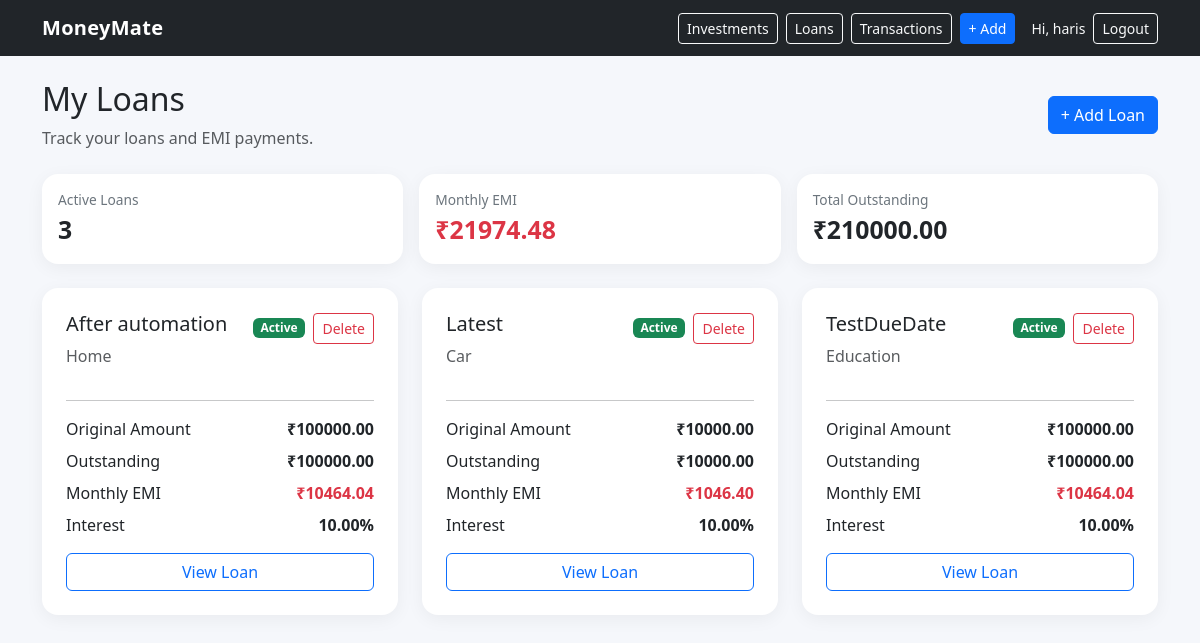
The app's page /loans/ (signed in), older data.
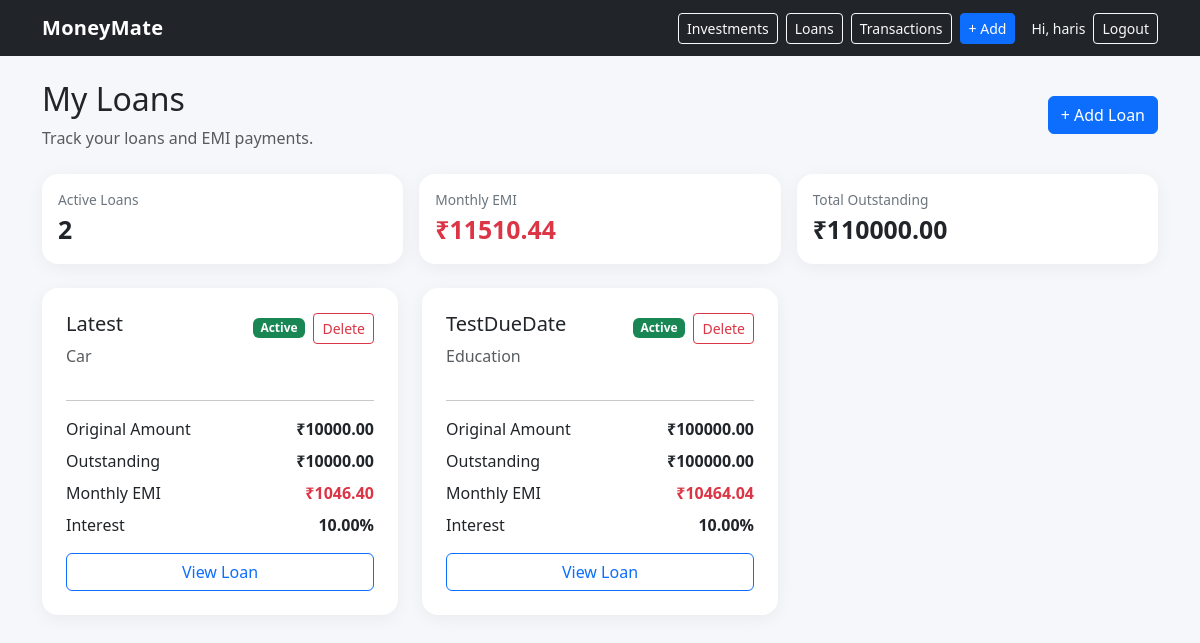
The same page, newer data.
### finance/models.py (models this page shows, shortened)
class Loan(models.Model):
    LOAN_TYPES = [
        ("home", "Home"),
        ("car" , "Car"),
        ("bike" , "Bike"),
        ("personal" , "Personal"),
        ("education" , "Education"),
        ("credit_card" , "Credit Card EMI"),
        ("others" , "Others")
    ]
    STATUS_CHOICES = [
        ("active" , "Active"),
        ("completed" , "Ccompleted"),
        ("closed" , "Closed")
    ]
    id = models.UUIDField(primary_key=True, default=uuid.uuid4, editable=False)
    user = models.ForeignKey(User, on_delete=models.CASCADE, related_name="loans")
    loan_name = models.CharField(max_length=120)
    loan_type = models.CharField(max_length=20, choices=LOAN_TYPES)
    principal_amount = models.DecimalField(max_digits=12, decimal_places=2)
    interest_rate = models.DecimalField(max_digits=5, decimal_places=2, help_text="Anual Interest Rate (%)")
    tenure_months = models.PositiveIntegerField()
    emi_amount = models.DecimalField(max_digits=12, decimal_places=2, null=True, blank=True)
    start_date = models.DateField(default=timezone.localdate)
    end_date = models.DateField(default=timezone.localdate)
    created_at = models.DateTimeField(auto_now_add=True, null=True, blank=True)
    outstanding_amount = models.DecimalField(max_digits=12, decimal_places=2)
    status = models.CharField(max_length=20, choices=STATUS_CHOICES, default="pending")

### finance/views.py (the view)
# urls.py: path("loans/", views.loans, name="loans"),
@login_required
def loans(request):
    loans = Loan.objects.filter(
        user=request.user
    ).order_by("-created_at")
    total_emi = loans.filter(
        status="active"
    ).aggregate(
        total=Sum("emi_amount")
    )["total"] or Decimal("0")
    total_outstanding = loans.filter(
        status="active"
    ).aggregate(
        total=Sum("outstanding_amount")
    )["total"] or Decimal("0")
    active_loans = loans.filter(
        status="active"
    ).count()
    return render(
        request,
        "finance/loans.html",
        {
            "loans": loans,
            "total_emi": total_emi,
            "total_outstanding": total_outstanding,
            "active_loans": active_loans,
        }
    )

### templates/finance/loans.html (shortened to what this page needs)
{% extends "base.html" %}
{% block content %}
<div class="d-flex justify-content-between align-items-center mb-4">
    <div>
        <h2>My Loans</h2>
        <p class="text-muted mb-0">
            Track your loans and EMI payments.
        </p>
    </div>
    <a href="{% url 'add_loan' %}" class="btn btn-primary">
        + Add Loan
    </a>
</div>
<div class="row g-3 mb-4">
    <div class="col-md-4">
        <div class="card p-3">
            <div class="small-muted">
                Active Loans
            </div>
            <div class="stat-value">
                {{ active_loans }}
            </div>
        </div>
    </div>
    <div class="col-md-4">
        <div class="card p-3">
            <div class="small-muted">
                Monthly EMI
            </div>
            <div class="stat-value text-danger">
                ₹{{ total_emi|floatformat:2 }}
            </div>
        </div>
    </div>
    <div class="col-md-4">
        <div class="card p-3">
            <div class="small-muted">
                Total Outstanding
            </div>
            <div class="stat-value">
                ₹{{ total_outstanding|floatformat:2 }}
            </div>
        </div>
    </div>
</div>
<div class="row g-4">
    {% for loan in loans %}
    <div class="col-md-6 col-lg-4">
        <div class="card p-4 h-100">
            <div class="d-flex justify-content-between align-items-center">
                <h5>
                    {{ loan.loan_name }}
                </h5>
                <div class="d-flex align-items-center">
                    {% if loan.status == "active" %}
                    <span class="badge text-bg-success">
                        Active
                    </span>
                    {% else %}
                    <span class="badge text-bg-secondary">
                        Completed
                    </span>
                    {% endif %}
                    <a class="btn btn-sm btn-outline-danger btn-sm ms-2"
                        href="{% url 'delete_loan' loan.id %}">Delete</a>
                </div>
            </div>
            <p class="text-muted">
                {{ loan.get_loan_type_display }}
            </p>
            <hr>
            <div class="d-flex justify-content-between mb-2">
                <span>Original Amount</span>
                <strong>
                    ₹{{ loan.principal_amount|floatformat:2 }}
                </strong>
            </div>
            <div class="d-flex justify-content-between mb-2">
                <span>Outstanding</span>
                <strong>
                    ₹{{ loan.outstanding_amount|floatformat:2 }}
                </strong>
            </div>
            <div class="d-flex justify-content-between mb-2">
                <span>Monthly EMI</span>
                <strong class="text-danger">
                    ₹{{ loan.emi_amount|floatformat:2 }}
                </strong>
            </div>
            <div class="d-flex justify-content-between mb-3">
                <span>Interest</span>
                <strong>
                    {{ loan.interest_rate }}%
                </strong>
            </div>
            <a href="{% url 'loan_detail' loan.id %}" class="btn btn-outline-primary w-100">
                View Loan
            </a>
        </div>
    </div>
    {% endfor %}
</div>
{% endblock %}

Row changes from the older to the newer data that the page shows:
removed Loan: loan_name "After automation", status "Active", loan_type "Home", principal_amount "100000.00", outstanding_amount "100000.00", emi_amount "10464.04", interest_rate "10.00"
Text that changed along with them:
{{ active_loans }}: "3" → "2"
{{ total_emi|floatformat:2 }}: "21974.48" → "11510.44"
{{ total_outstanding|floatformat:2 }}: "210000.00" → "110000.00"
